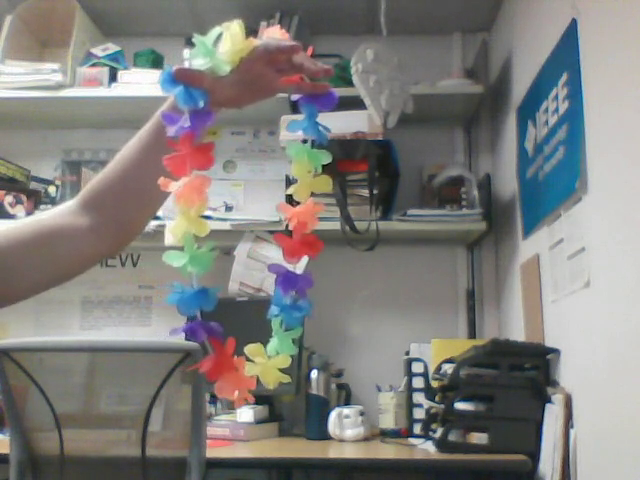
#> input picture frame 99 of Lab4/mardigrass.mp4, 640 x 480 px, given in place of highway_right_solid_white_line_short.mp4, which was not available
$ python Ejer5.py
#> lines starting #> are read from the running program, lines starting #| are printed output that depends on the picture
# import required libraries
import numpy as np
import cv2

# create a VideoCapture object and specify video file to be read
cap = cv2.VideoCapture('figs/highway_right_solid_white_line_short.mp4')

# main loop
while(cap.isOpened()):

    # read current frame
    ret, frame = cap.read()
#> frame is the input picture: shape (480, 640, 3); mean B, G, R 124.3, 127.4, 128.8

    # validate that frame was capture correctly
    if ret:

        # convert frame from colour to gray scale
        gray = cv2.cvtColor(frame, cv2.COLOR_BGR2GRAY)
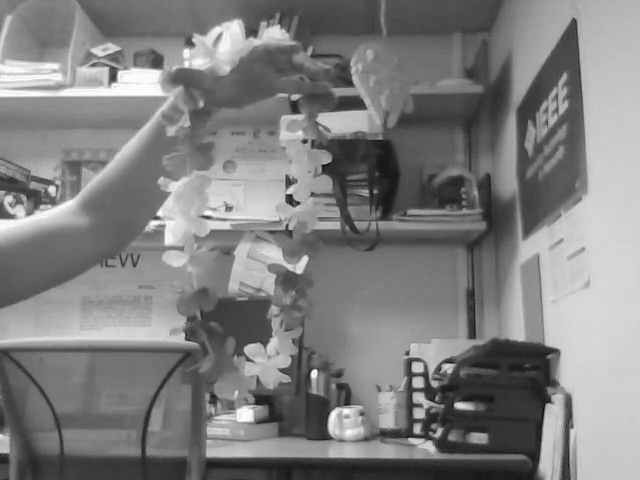
#> gray: shape (480, 640); min 10, max 255, mean 127.4

        # show current frame
        cv2.imshow('frame',gray)

    # wait for the user to press 'q' to exit
    if cv2.waitKey(1) & 0xFF == ord('q'):
#> (key q is pressed here)
        break

# release VideoCapture object
cap.release()

# destroy windows to free memory
cv2.destroyAllWindows()

$ run again, starting later in the video
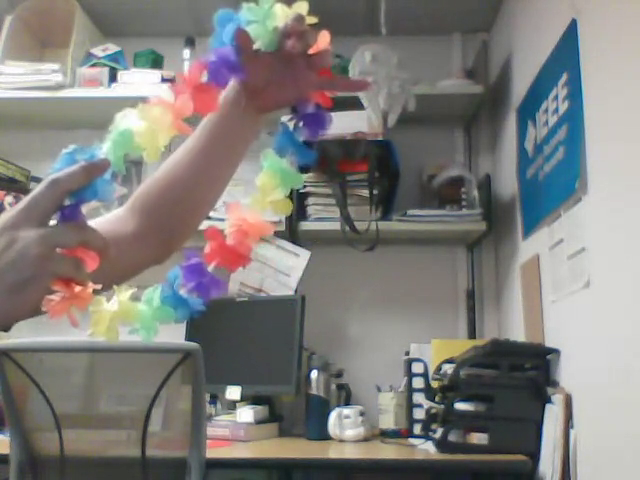
#> input picture frame 446 of Lab4/mardigrass.mp4, 640 x 480 px, given in place of highway_right_solid_white_line_short.mp4, which was not available
#> frame is the input picture: shape (480, 640, 3); mean B, G, R 123.7, 126.6, 128.7
#> `gray = cv2.cvtColor(frame, cv2.COLOR_BGR2GRAY)`:
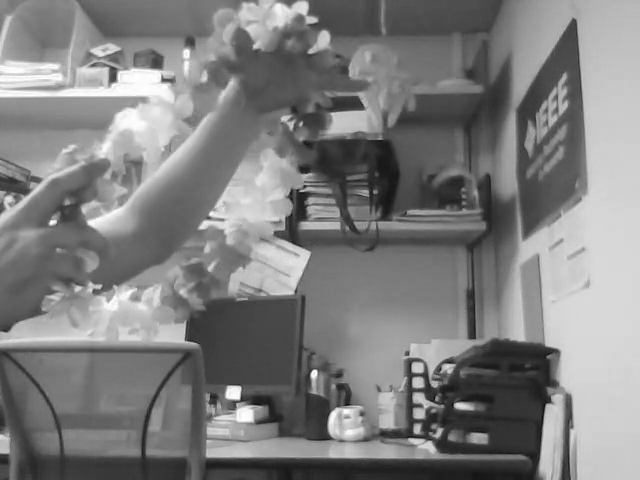
#> gray: shape (480, 640); min 10, max 255, mean 126.9

$ run again, starting later in the video
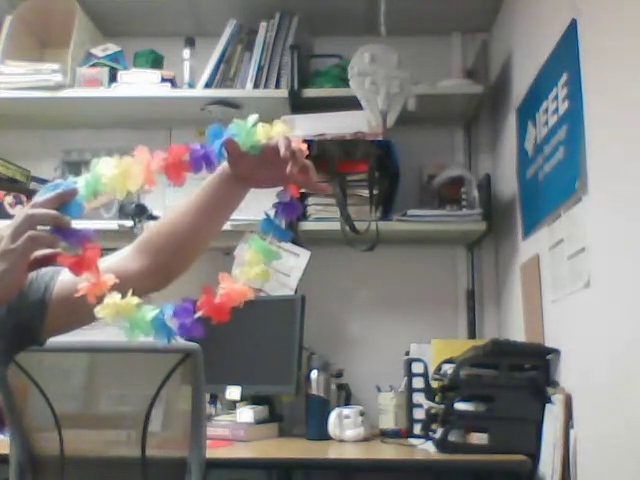
#> input picture frame 794 of Lab4/mardigrass.mp4, 640 x 480 px, given in place of highway_right_solid_white_line_short.mp4, which was not available
#> frame is the input picture: shape (480, 640, 3); mean B, G, R 124, 126.8, 127.8
#> `gray = cv2.cvtColor(frame, cv2.COLOR_BGR2GRAY)`:
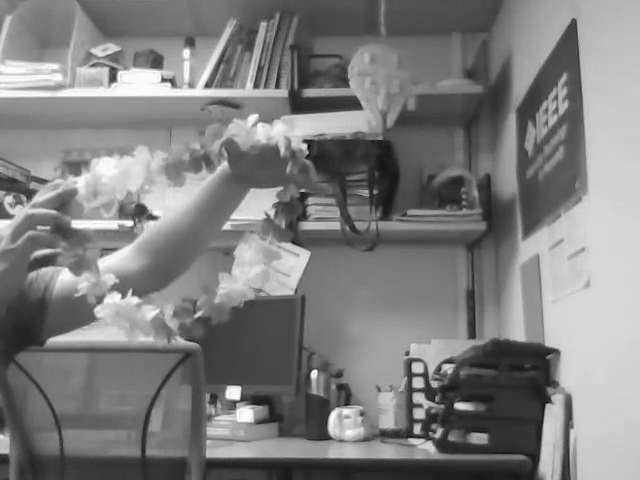
#> gray: shape (480, 640); min 11, max 255, mean 126.8
